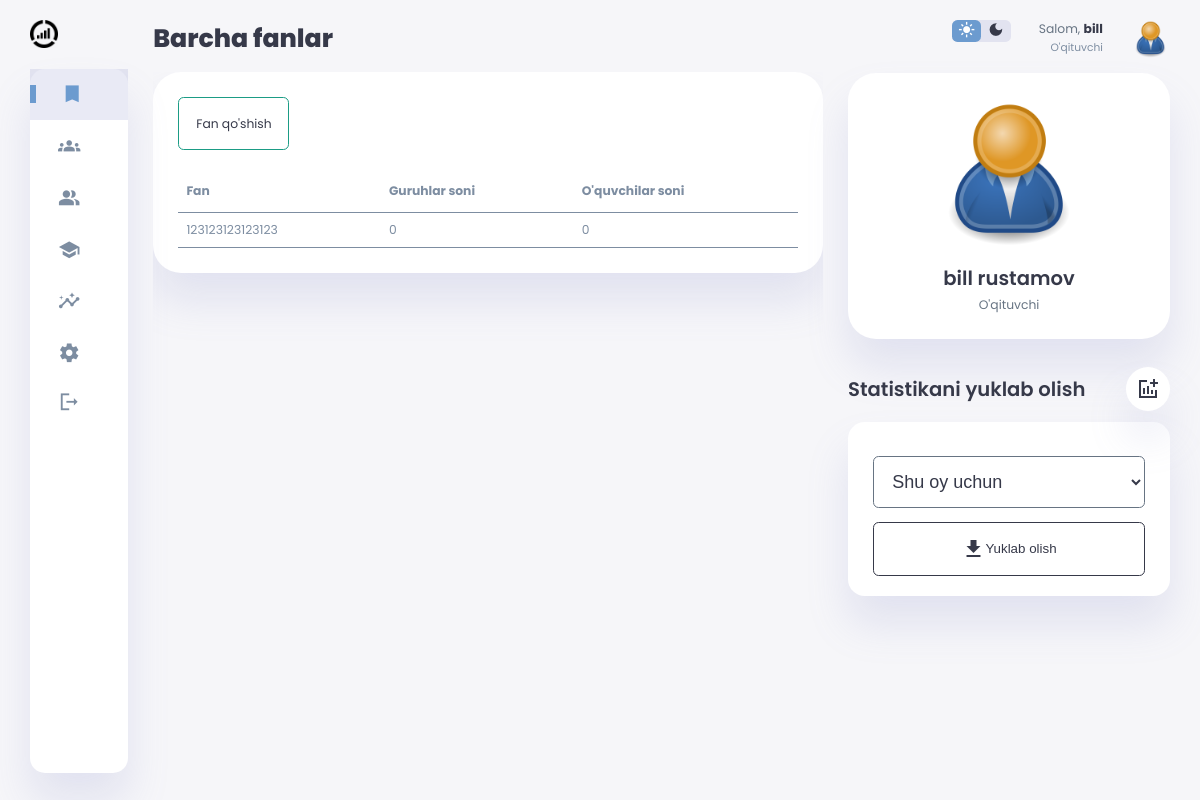
/subjects/ (signed in), run on the app's committed database.
### app_main/models.py (models this page shows, shortened)
class Subject(models.Model):
    name = models.CharField(max_length=200, verbose_name='Fan nomi', unique=True, validators=[
                            validators.subject_name_length_validator])
    created = models.DateTimeField(auto_now_add=True, null=True)
    updated = models.DateTimeField(auto_now=True, null=True)
    id = models.UUIDField(default=uuid.uuid4, unique=True,
                          primary_key=True, editable=False)

### app_users/models.py (models this page shows, shortened)
class User(AbstractUser):
    first_name = models.CharField(max_length=200, verbose_name="Ism")
    last_name = models.CharField(max_length=200, verbose_name="Familiya")
    email = models.EmailField(max_length=200, verbose_name="E-mail manzil", null=True, blank=True, unique=True)
    job = models.CharField(max_length=200, default="O'qituvchi", blank=True, null=True)
    profile_picture = models.ImageField(upload_to='thedevu101-admin-media/profile-pictures/',
                                        null=True,
                                        blank=True,
                                        default='profile-pictures/user-default.png', verbose_name="Profil rasmi")
    created = models.DateTimeField(auto_now_add=True)
    updated = models.DateTimeField(auto_now=True)
    id = models.UUIDField(default=uuid.uuid4, editable=False, primary_key=True, unique=True)
    REQUIRED_FIELDS = ['first_name', 'last_name', 'email']
    @property
    def full_name(self):
        return f"{self.first_name} {self.last_name}"
    class Meta:
        unique_together = [
            ['first_name', 'last_name']
        ]

### app_main/views.py (the view)
# urls.py: path('subjects/', views.subjects, name='subjects'),
@login_required(login_url="signin")
def subjects(request):
    context = {
        "title": "Barcha fanlar",
        "subjects": True,
        "subjects_list": Subject.objects.annotate(
            pupils=Count("group__pupil")
        ).order_by("name", "-created"),
    }
    return render(request, "app_main/subjects.html", context)

### app_main/templates/app_main/subjects.html (shortened to what this page needs)
{% extends 'base.html' %}
{% load humanize %}
{% block content %}
{% include 'components/_navbar.html' %}
<main>
    <h1>Barcha fanlar</h1>
    <div class="card-wrapper">
        <div class="card">
            <a class="button add-button" href="{% url 'add_subject' %}">Fan qo'shish</a>
            <table>
                <thead>
                    <tr>
                        <th>Fan</th>
                        <th>Guruhlar soni</th>
                        <th>O'quvchilar soni</th>
                    </tr>
                </thead>
                <tbody>
                    {% for subject in subjects_list %}
                    <tr>
                        <td>{{ subject.name }}</td>
                        <td>{{ subject.group_set.all.count|intcomma }}</td>
                        <td>{{ subject.pupils|intcomma }}</td>
                    </tr>
                    {% endfor %}
                </tbody>
            </table>
        </div>
    </div>
</main>
{% include 'components/_right_block.html' %}
{% endblock content %}

### templates/components/_right_block.html (shortened to what this page needs)
{% load static %}
<div class="right-section">
    <div class="nav">
        <div class="dark-mode">
            <span class="material-icons-sharp">
            </span>
            <span class="material-icons-sharp">
            </span>
        </div>
        <div class="profile">
            <div class="info">
		    <p>Salom, <b>{{ request.user.first_name }}</b></p>
                <small class="text-muted">{{ request.user.job }}</small>
            </div>
            <div class="profile-photo">
                <img src="{{ request.user.profile_picture.url }}" alt="{{ request.user.full_name }}"
                    title="{{ request.user.full_name }}">
            </div>
        </div>
    </div>
    <div class="user-profile">
        <div class="logo" style="display: flex; flex-direction: column; align-items: center;">
            {% if not request.user.profile_picture %}
            <img src="{% static 'profile-pictures/user-default.png' %}" title="{{ request.user.full_name }}">
            {% else %}
            <img src="{{ request.user.profile_picture.url }}" alt="{{ request.user.full_name }}"
                title="{{ request.user.full_name }}">
            {% endif %}
            <h2>{{ request.user.full_name }}</h2>
            <p>{{ request.user.job }}</p>
        </div>
    </div>
    <div class="reminders">
        <div class="header">
            <h2>Statistikani yuklab olish</h2>
            <span class="material-icons-sharp">
            </span>
        </div>
        <div class="notification">
            <form action="{% url 'download_stats' %}" method="post">
                <select name="month">
                    <option value="current">Shu oy uchun</option>
                </select>
                <br>
                <button type="submit" class="button">
                    <span class="material-icons-sharp">
                    </span>
                    Yuklab olish
                </button>
            </form>
        </div>
    </div>
</div>

### data on the page
Subject: name "123123123123123", group_set.all.count "0", pupils "0"
User: user.first_name "bill", user.job "O'qituvchi", user.profile_picture (placeholder picture), user.full_name "bill rustamov"
